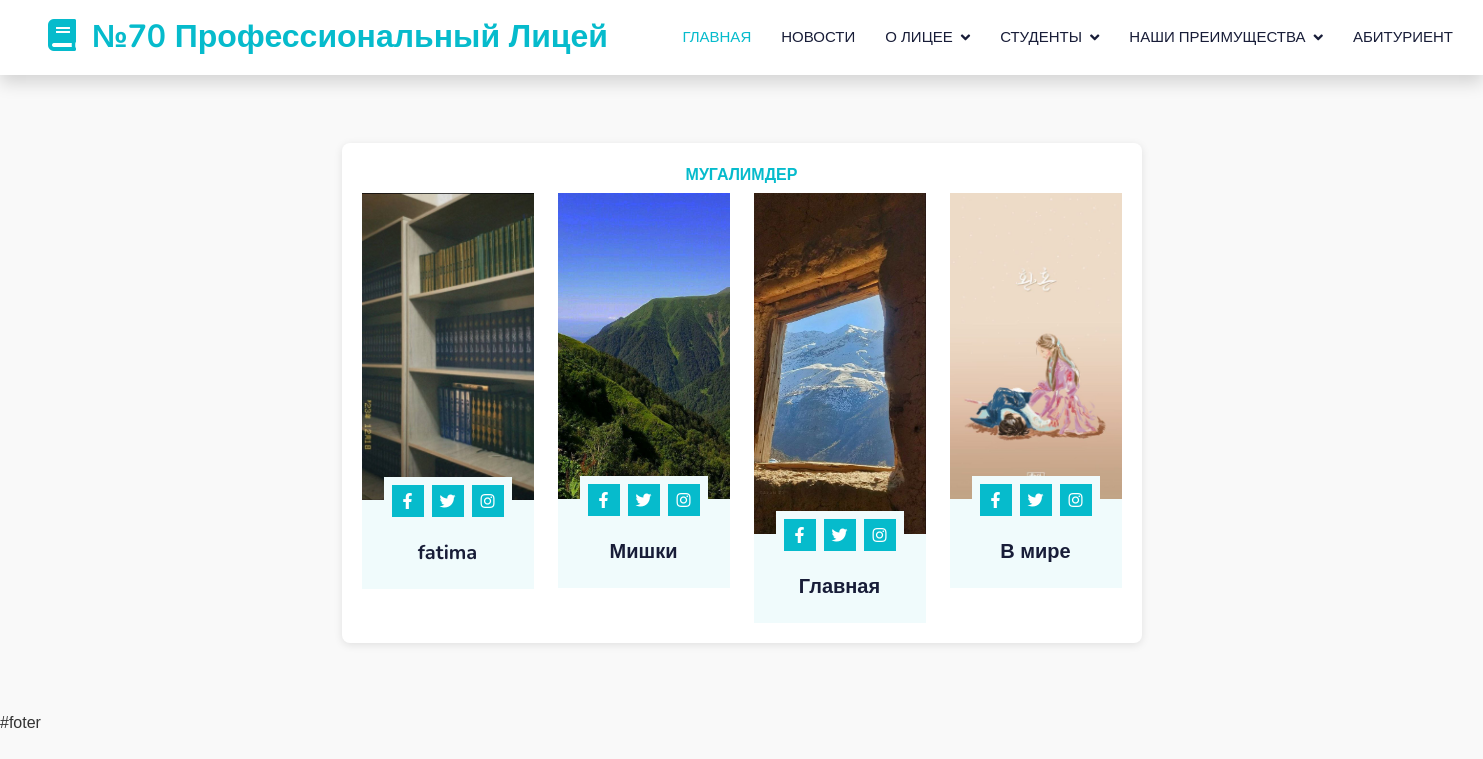
Page /content/team on the committed database.
### content/models.py (models this page shows, shortened)
class Pedagog(models.Model):
    name = models.CharField(max_length=100, verbose_name='Имя педагога')
    image = models.ImageField(upload_to='pedagogs/', blank=True, null=True, verbose_name='Изображение педагога')
    discription = models.TextField(blank=True, null=True, verbose_name='Описание педагога')

### content/views.py (the view)
# urls.py: path('team', views.team, name='team'),
def team(request):
    context = {
    'pedagogs': Pedagog.objects.all(),
    }
    return render(request, 'content/team.html', context)

### content/templates/content/team.html (shortened to what this page needs)
{% extends 'luceum/base.html' %}
{% load static %}
{% block content %}
    <div class="container-xxl py-5">
        <div class="container">
            <div class="text-center wow fadeInUp" data-wow-delay="0.1s">
                <h6 class="section-title bg-white text-center text-primary px-3">Мугалимдер</h6>
            </div>
            <div class="row g-4">
                           {% for ped in pedagogs %}
                <div class="col-lg-3 col-md-6 wow fadeInUp" data-wow-delay="0.1s">
                    <div class="team-item bg-light">
                        <div class="overflow-hidden">
                            <img class="img-fluid" src="{{ ped.image.url}}" alt="">
                        </div>
                        <div class="position-relative d-flex justify-content-center" style="margin-top: -23px;">
                            <div class="bg-light d-flex justify-content-center pt-2 px-1">
                                <a class="btn btn-sm-square btn-primary mx-1" href=""><i class="fab fa-facebook-f"></i></a>
                                <a class="btn btn-sm-square btn-primary mx-1" href=""><i class="fab fa-twitter"></i></a>
                                <a class="btn btn-sm-square btn-primary mx-1" href=""><i class="fab fa-instagram"></i></a>
                            </div>
                        </div>
                        <div class="text-center p-4">
                            <h5 class="mb-0">{{ ped.name }}</h5>
                        </div>
                    </div>
                </div>
   {% endfor %}
            </div>
        </div>
    </div>
    {% endblock %}

### luceum/static/css/style.css (style rules this page uses)
:root { --primary: #06BBCC; --light: #F0FBFC; --dark: #181d38; }
.btn { font-family: 'Nunito', sans-serif; font-weight: 600; transition: .5s; }
.btn.btn-primary, .btn.btn-secondary { color: #FFFFFF; }
.btn-sm-square { width: 32px; height: 32px; }
.btn-square, .btn-sm-square, .btn-lg-square { padding: 0; display: flex; align-items: center; justify-content: center; font-weight: normal; border-radius: 0px; }
.section-title { position: relative; display: inline-block; text-transform: uppercase; }
.section-title::before { position: absolute; content: ""; width: calc(100% + 80px); height: 2px; top: 4px; left: -40px; background: var(--primary); z-index: -1; }
.section-title::after { position: absolute; content: ""; width: calc(100% + 120px); height: 2px; bottom: 5px; left: -60px; background: var(--primary); z-index: -1; }
.team-item img { transition: .5s; }
body { font-family: Arial, sans-serif; background-color: #f9f9f9; margin: 0; padding: 0; color: #333; }
.container { max-width: 800px; margin: 20px auto; background: #fff; padding: 20px; border-radius: 8px; box-shadow: 0 2px 8px rgba(0,0,0,0.1); }

### rows in the picture
Pedagog: image (picture), name "fatima"
Pedagog: image (picture), name "Мишки"
Pedagog: image (picture), name "Главная"
Pedagog: image (picture), name "В мире"
